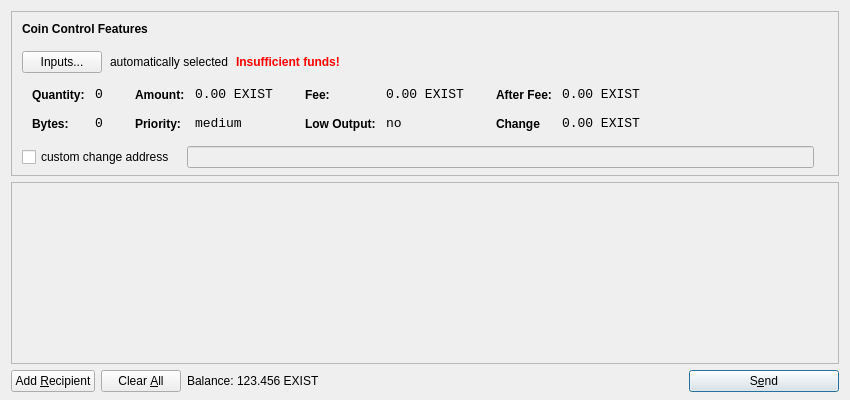
<?xml version="1.0" encoding="UTF-8"?>
<ui version="4.0">
 <class>SendCoinsDialog</class>
 <widget class="QDialog" name="SendCoinsDialog">
  <property name="geometry">
   <rect>
    <x>0</x>
    <y>0</y>
    <width>850</width>
    <height>400</height>
   </rect>
  </property>
  <property name="windowTitle">
   <string>Send Coins</string>
  </property>
  <layout class="QVBoxLayout" name="verticalLayout" stretch="0,1,0">
   <property name="bottomMargin">
    <number>8</number>
   </property>
   <item>
    <widget class="QFrame" name="frameCoinControl">
     <property name="sizePolicy">
      <sizepolicy hsizetype="Expanding" vsizetype="Expanding">
       <horstretch>0</horstretch>
       <verstretch>0</verstretch>
      </sizepolicy>
     </property>
     <property name="maximumSize">
      <size>
       <width>16777215</width>
       <height>16777215</height>
      </size>
     </property>
     <property name="frameShape">
      <enum>QFrame::StyledPanel</enum>
     </property>
     <property name="frameShadow">
      <enum>QFrame::Sunken</enum>
     </property>
     <layout class="QVBoxLayout" name="verticalLayoutCoinControl2">
      <property name="spacing">
       <number>-1</number>
      </property>
      <property name="leftMargin">
       <number>0</number>
      </property>
      <property name="topMargin">
       <number>0</number>
      </property>
      <property name="rightMargin">
       <number>0</number>
      </property>
      <property name="bottomMargin">
       <number>6</number>
      </property>
      <item>
       <layout class="QVBoxLayout" name="verticalLayoutCoinControl" stretch="0,0,0,0,1">
        <property name="spacing">
         <number>0</number>
        </property>
        <property name="leftMargin">
         <number>10</number>
        </property>
        <property name="topMargin">
         <number>10</number>
        </property>
        <item>
         <layout class="QHBoxLayout" name="horizontalLayoutCoinControl1">
          <property name="bottomMargin">
           <number>15</number>
          </property>
          <item>
           <widget class="QLabel" name="labelCoinControlFeatures">
            <property name="sizePolicy">
             <sizepolicy hsizetype="Preferred" vsizetype="Maximum">
              <horstretch>0</horstretch>
              <verstretch>0</verstretch>
             </sizepolicy>
            </property>
            <property name="font">
             <font>
              <weight>75</weight>
              <bold>true</bold>
             </font>
            </property>
            <property name="styleSheet">
             <string notr="true">font-weight:bold;</string>
            </property>
            <property name="text">
             <string>Coin Control Features</string>
            </property>
           </widget>
          </item>
         </layout>
        </item>
        <item>
         <layout class="QHBoxLayout" name="horizontalLayoutCoinControl2" stretch="0,0,0,0">
          <property name="spacing">
           <number>8</number>
          </property>
          <property name="bottomMargin">
           <number>10</number>
          </property>
          <item>
           <widget class="QPushButton" name="pushButtonCoinControl">
            <property name="styleSheet">
             <string notr="true"/>
            </property>
            <property name="text">
             <string>Inputs...</string>
            </property>
           </widget>
          </item>
          <item>
           <widget class="QLabel" name="labelCoinControlAutomaticallySelected">
            <property name="text">
             <string>automatically selected</string>
            </property>
            <property name="margin">
             <number>5</number>
            </property>
           </widget>
          </item>
          <item>
           <widget class="QLabel" name="labelCoinControlInsuffFunds">
            <property name="font">
             <font>
              <weight>75</weight>
              <bold>true</bold>
             </font>
            </property>
            <property name="styleSheet">
             <string notr="true">color:red;font-weight:bold;</string>
            </property>
            <property name="text">
             <string>Insufficient funds!</string>
            </property>
            <property name="margin">
             <number>5</number>
            </property>
           </widget>
          </item>
          <item>
           <spacer name="horizontalSpacerCoinControl">
            <property name="orientation">
             <enum>Qt::Horizontal</enum>
            </property>
            <property name="sizeHint" stdset="0">
             <size>
              <width>40</width>
              <height>1</height>
             </size>
            </property>
           </spacer>
          </item>
         </layout>
        </item>
        <item>
         <widget class="QWidget" name="widgetCoinControl" native="true">
          <property name="sizePolicy">
           <sizepolicy hsizetype="Preferred" vsizetype="Preferred">
            <horstretch>0</horstretch>
            <verstretch>0</verstretch>
           </sizepolicy>
          </property>
          <property name="minimumSize">
           <size>
            <width>0</width>
            <height>0</height>
           </size>
          </property>
          <property name="styleSheet">
           <string notr="true"/>
          </property>
          <layout class="QHBoxLayout" name="horizontalLayoutCoinControl5">
           <property name="margin">
            <number>0</number>
           </property>
           <item>
            <layout class="QHBoxLayout" name="horizontalLayoutCoinControl3" stretch="0,0,0,1">
             <property name="spacing">
              <number>20</number>
             </property>
             <property name="topMargin">
              <number>0</number>
             </property>
             <property name="bottomMargin">
              <number>10</number>
             </property>
             <item>
              <layout class="QFormLayout" name="formLayoutCoinControl1">
               <property name="horizontalSpacing">
                <number>10</number>
               </property>
               <property name="verticalSpacing">
                <number>14</number>
               </property>
               <property name="leftMargin">
                <number>10</number>
               </property>
               <property name="topMargin">
                <number>4</number>
               </property>
               <property name="rightMargin">
                <number>6</number>
               </property>
               <item row="0" column="0">
                <widget class="QLabel" name="labelCoinControlQuantityText">
                 <property name="styleSheet">
                  <string notr="true">font-weight:bold;</string>
                 </property>
                 <property name="text">
                  <string>Quantity:</string>
                 </property>
                 <property name="margin">
                  <number>0</number>
                 </property>
                </widget>
               </item>
               <item row="0" column="1">
                <widget class="QLabel" name="labelCoinControlQuantity">
                 <property name="font">
                  <font>
                   <family>Monospace</family>
                   <pointsize>10</pointsize>
                  </font>
                 </property>
                 <property name="cursor">
                  <cursorShape>IBeamCursor</cursorShape>
                 </property>
                 <property name="contextMenuPolicy">
                  <enum>Qt::ActionsContextMenu</enum>
                 </property>
                 <property name="text">
                  <string>0</string>
                 </property>
                 <property name="margin">
                  <number>0</number>
                 </property>
                 <property name="textInteractionFlags">
                  <set>Qt::LinksAccessibleByMouse|Qt::TextSelectableByKeyboard|Qt::TextSelectableByMouse</set>
                 </property>
                </widget>
               </item>
               <item row="1" column="0">
                <widget class="QLabel" name="labelCoinControlBytesText">
                 <property name="styleSheet">
                  <string notr="true">font-weight:bold;</string>
                 </property>
                 <property name="text">
                  <string>Bytes:</string>
                 </property>
                </widget>
               </item>
               <item row="1" column="1">
                <widget class="QLabel" name="labelCoinControlBytes">
                 <property name="font">
                  <font>
                   <family>Monospace</family>
                   <pointsize>10</pointsize>
                  </font>
                 </property>
                 <property name="cursor">
                  <cursorShape>IBeamCursor</cursorShape>
                 </property>
                 <property name="contextMenuPolicy">
                  <enum>Qt::ActionsContextMenu</enum>
                 </property>
                 <property name="text">
                  <string>0</string>
                 </property>
                 <property name="textInteractionFlags">
                  <set>Qt::LinksAccessibleByMouse|Qt::TextSelectableByKeyboard|Qt::TextSelectableByMouse</set>
                 </property>
                </widget>
               </item>
              </layout>
             </item>
             <item>
              <layout class="QFormLayout" name="formLayoutCoinControl2">
               <property name="horizontalSpacing">
                <number>10</number>
               </property>
               <property name="verticalSpacing">
                <number>14</number>
               </property>
               <property name="leftMargin">
                <number>6</number>
               </property>
               <property name="topMargin">
                <number>4</number>
               </property>
               <property name="rightMargin">
                <number>6</number>
               </property>
               <item row="0" column="0">
                <widget class="QLabel" name="labelCoinControlAmountText">
                 <property name="styleSheet">
                  <string notr="true">font-weight:bold;</string>
                 </property>
                 <property name="text">
                  <string>Amount:</string>
                 </property>
                 <property name="margin">
                  <number>0</number>
                 </property>
                </widget>
               </item>
               <item row="0" column="1">
                <widget class="QLabel" name="labelCoinControlAmount">
                 <property name="font">
                  <font>
                   <family>Monospace</family>
                   <pointsize>10</pointsize>
                  </font>
                 </property>
                 <property name="cursor">
                  <cursorShape>IBeamCursor</cursorShape>
                 </property>
                 <property name="contextMenuPolicy">
                  <enum>Qt::ActionsContextMenu</enum>
                 </property>
                 <property name="text">
                  <string>0.00 EXIST</string>
                 </property>
                 <property name="textInteractionFlags">
                  <set>Qt::LinksAccessibleByMouse|Qt::TextSelectableByKeyboard|Qt::TextSelectableByMouse</set>
                 </property>
                </widget>
               </item>
               <item row="1" column="0">
                <widget class="QLabel" name="labelCoinControlPriorityText">
                 <property name="styleSheet">
                  <string notr="true">font-weight:bold;</string>
                 </property>
                 <property name="text">
                  <string>Priority:</string>
                 </property>
                </widget>
               </item>
               <item row="1" column="1">
                <widget class="QLabel" name="labelCoinControlPriority">
                 <property name="font">
                  <font>
                   <family>Monospace</family>
                   <pointsize>10</pointsize>
                  </font>
                 </property>
                 <property name="cursor">
                  <cursorShape>IBeamCursor</cursorShape>
                 </property>
                 <property name="contextMenuPolicy">
                  <enum>Qt::ActionsContextMenu</enum>
                 </property>
                 <property name="text">
                  <string>medium</string>
                 </property>
                 <property name="textInteractionFlags">
                  <set>Qt::LinksAccessibleByMouse|Qt::TextSelectableByKeyboard|Qt::TextSelectableByMouse</set>
                 </property>
                </widget>
               </item>
              </layout>
             </item>
             <item>
              <layout class="QFormLayout" name="formLayoutCoinControl3">
               <property name="horizontalSpacing">
                <number>10</number>
               </property>
               <property name="verticalSpacing">
                <number>14</number>
               </property>
               <property name="leftMargin">
                <number>6</number>
               </property>
               <property name="topMargin">
                <number>4</number>
               </property>
               <property name="rightMargin">
                <number>6</number>
               </property>
               <item row="0" column="0">
                <widget class="QLabel" name="labelCoinControlFeeText">
                 <property name="styleSheet">
                  <string notr="true">font-weight:bold;</string>
                 </property>
                 <property name="text">
                  <string>Fee:</string>
                 </property>
                 <property name="margin">
                  <number>0</number>
                 </property>
                </widget>
               </item>
               <item row="0" column="1">
                <widget class="QLabel" name="labelCoinControlFee">
                 <property name="font">
                  <font>
                   <family>Monospace</family>
                   <pointsize>10</pointsize>
                  </font>
                 </property>
                 <property name="cursor">
                  <cursorShape>IBeamCursor</cursorShape>
                 </property>
                 <property name="contextMenuPolicy">
                  <enum>Qt::ActionsContextMenu</enum>
                 </property>
                 <property name="text">
                  <string>0.00 EXIST</string>
                 </property>
                 <property name="textInteractionFlags">
                  <set>Qt::LinksAccessibleByMouse|Qt::TextSelectableByKeyboard|Qt::TextSelectableByMouse</set>
                 </property>
                </widget>
               </item>
               <item row="1" column="0">
                <widget class="QLabel" name="labelCoinControlLowOutputText">
                 <property name="styleSheet">
                  <string notr="true">font-weight:bold;</string>
                 </property>
                 <property name="text">
                  <string>Low Output:</string>
                 </property>
                </widget>
               </item>
               <item row="1" column="1">
                <widget class="QLabel" name="labelCoinControlLowOutput">
                 <property name="font">
                  <font>
                   <family>Monospace</family>
                   <pointsize>10</pointsize>
                  </font>
                 </property>
                 <property name="cursor">
                  <cursorShape>IBeamCursor</cursorShape>
                 </property>
                 <property name="contextMenuPolicy">
                  <enum>Qt::ActionsContextMenu</enum>
                 </property>
                 <property name="text">
                  <string>no</string>
                 </property>
                 <property name="textInteractionFlags">
                  <set>Qt::LinksAccessibleByMouse|Qt::TextSelectableByKeyboard|Qt::TextSelectableByMouse</set>
                 </property>
                </widget>
               </item>
              </layout>
             </item>
             <item>
              <layout class="QFormLayout" name="formLayoutCoinControl4">
               <property name="horizontalSpacing">
                <number>10</number>
               </property>
               <property name="verticalSpacing">
                <number>14</number>
               </property>
               <property name="leftMargin">
                <number>6</number>
               </property>
               <property name="topMargin">
                <number>4</number>
               </property>
               <property name="rightMargin">
                <number>6</number>
               </property>
               <item row="0" column="0">
                <widget class="QLabel" name="labelCoinControlAfterFeeText">
                 <property name="styleSheet">
                  <string notr="true">font-weight:bold;</string>
                 </property>
                 <property name="text">
                  <string>After Fee:</string>
                 </property>
                 <property name="margin">
                  <number>0</number>
                 </property>
                </widget>
               </item>
               <item row="0" column="1">
                <widget class="QLabel" name="labelCoinControlAfterFee">
                 <property name="font">
                  <font>
                   <family>Monospace</family>
                   <pointsize>10</pointsize>
                  </font>
                 </property>
                 <property name="cursor">
                  <cursorShape>IBeamCursor</cursorShape>
                 </property>
                 <property name="contextMenuPolicy">
                  <enum>Qt::ActionsContextMenu</enum>
                 </property>
                 <property name="text">
                  <string>0.00 EXIST</string>
                 </property>
                 <property name="textInteractionFlags">
                  <set>Qt::LinksAccessibleByMouse|Qt::TextSelectableByKeyboard|Qt::TextSelectableByMouse</set>
                 </property>
                </widget>
               </item>
               <item row="1" column="0">
                <widget class="QLabel" name="labelCoinControlChangeText">
                 <property name="styleSheet">
                  <string notr="true">font-weight:bold;</string>
                 </property>
                 <property name="text">
                  <string>Change</string>
                 </property>
                </widget>
               </item>
               <item row="1" column="1">
                <widget class="QLabel" name="labelCoinControlChange">
                 <property name="font">
                  <font>
                   <family>Monospace</family>
                   <pointsize>10</pointsize>
                  </font>
                 </property>
                 <property name="cursor">
                  <cursorShape>IBeamCursor</cursorShape>
                 </property>
                 <property name="contextMenuPolicy">
                  <enum>Qt::ActionsContextMenu</enum>
                 </property>
                 <property name="text">
                  <string>0.00 EXIST</string>
                 </property>
                 <property name="textInteractionFlags">
                  <set>Qt::LinksAccessibleByMouse|Qt::TextSelectableByKeyboard|Qt::TextSelectableByMouse</set>
                 </property>
                </widget>
               </item>
              </layout>
             </item>
            </layout>
           </item>
          </layout>
         </widget>
        </item>
        <item>
         <layout class="QHBoxLayout" name="horizontalLayoutCoinControl4" stretch="0,0,0">
          <property name="spacing">
           <number>12</number>
          </property>
          <property name="sizeConstraint">
           <enum>QLayout::SetDefaultConstraint</enum>
          </property>
          <property name="topMargin">
           <number>5</number>
          </property>
          <property name="rightMargin">
           <number>5</number>
          </property>
          <item>
           <widget class="QCheckBox" name="checkBoxCoinControlChange">
            <property name="text">
             <string>custom change address</string>
            </property>
           </widget>
          </item>
          <item>
           <widget class="QLineEdit" name="lineEditCoinControlChange">
            <property name="enabled">
             <bool>false</bool>
            </property>
            <property name="sizePolicy">
             <sizepolicy hsizetype="Expanding" vsizetype="Fixed">
              <horstretch>0</horstretch>
              <verstretch>0</verstretch>
             </sizepolicy>
            </property>
           </widget>
          </item>
          <item>
           <widget class="QLabel" name="labelCoinControlChangeLabel">
            <property name="sizePolicy">
             <sizepolicy hsizetype="Preferred" vsizetype="Expanding">
              <horstretch>0</horstretch>
              <verstretch>0</verstretch>
             </sizepolicy>
            </property>
            <property name="minimumSize">
             <size>
              <width>0</width>
              <height>0</height>
             </size>
            </property>
            <property name="text">
             <string/>
            </property>
            <property name="margin">
             <number>3</number>
            </property>
           </widget>
          </item>
         </layout>
        </item>
        <item>
         <spacer name="verticalSpacerCoinControl">
          <property name="orientation">
           <enum>Qt::Vertical</enum>
          </property>
          <property name="sizeHint" stdset="0">
           <size>
            <width>800</width>
            <height>1</height>
           </size>
          </property>
         </spacer>
        </item>
       </layout>
      </item>
     </layout>
    </widget>
   </item>
   <item>
    <widget class="QScrollArea" name="scrollArea">
     <property name="widgetResizable">
      <bool>true</bool>
     </property>
     <widget class="QWidget" name="scrollAreaWidgetContents">
      <property name="geometry">
       <rect>
        <x>0</x>
        <y>0</y>
        <width>830</width>
        <height>165</height>
       </rect>
      </property>
      <layout class="QVBoxLayout" name="verticalLayout_2">
       <property name="margin">
        <number>0</number>
       </property>
       <item>
        <layout class="QVBoxLayout" name="entries">
         <property name="spacing">
          <number>6</number>
         </property>
        </layout>
       </item>
       <item>
        <spacer name="verticalSpacer">
         <property name="orientation">
          <enum>Qt::Vertical</enum>
         </property>
         <property name="sizeHint" stdset="0">
          <size>
           <width>20</width>
           <height>40</height>
          </size>
         </property>
        </spacer>
       </item>
      </layout>
     </widget>
    </widget>
   </item>
   <item>
    <layout class="QHBoxLayout" name="horizontalLayout">
     <item>
      <widget class="QPushButton" name="addButton">
       <property name="toolTip">
        <string>Send to multiple recipients at once</string>
       </property>
       <property name="text">
        <string>Add &amp;Recipient</string>
       </property>
       <property name="icon">
        <iconset resource="../bitcoin.qrc">
         <normaloff>:/icons/add</normaloff>:/icons/add</iconset>
       </property>
       <property name="autoDefault">
        <bool>false</bool>
       </property>
      </widget>
     </item>
     <item>
      <widget class="QPushButton" name="clearButton">
       <property name="sizePolicy">
        <sizepolicy hsizetype="Minimum" vsizetype="Fixed">
         <horstretch>0</horstretch>
         <verstretch>0</verstretch>
        </sizepolicy>
       </property>
       <property name="toolTip">
        <string>Remove all transaction fields</string>
       </property>
       <property name="text">
        <string>Clear &amp;All</string>
       </property>
       <property name="icon">
        <iconset resource="../bitcoin.qrc">
         <normaloff>:/icons/remove</normaloff>:/icons/remove</iconset>
       </property>
       <property name="autoRepeatDelay">
        <number>300</number>
       </property>
       <property name="autoDefault">
        <bool>false</bool>
       </property>
      </widget>
     </item>
     <item>
      <layout class="QHBoxLayout" name="horizontalLayout_2">
       <property name="spacing">
        <number>3</number>
       </property>
       <item>
        <widget class="QLabel" name="label">
         <property name="sizePolicy">
          <sizepolicy hsizetype="Preferred" vsizetype="Fixed">
           <horstretch>0</horstretch>
           <verstretch>0</verstretch>
          </sizepolicy>
         </property>
         <property name="text">
          <string>Balance:</string>
         </property>
        </widget>
       </item>
       <item>
        <widget class="QLabel" name="labelBalance">
         <property name="sizePolicy">
          <sizepolicy hsizetype="Preferred" vsizetype="Fixed">
           <horstretch>0</horstretch>
           <verstretch>0</verstretch>
          </sizepolicy>
         </property>
         <property name="cursor">
          <cursorShape>IBeamCursor</cursorShape>
         </property>
         <property name="text">
          <string>123.456 EXIST</string>
         </property>
         <property name="textInteractionFlags">
          <set>Qt::LinksAccessibleByMouse|Qt::TextSelectableByKeyboard|Qt::TextSelectableByMouse</set>
         </property>
        </widget>
       </item>
      </layout>
     </item>
     <item>
      <spacer name="horizontalSpacer">
       <property name="orientation">
        <enum>Qt::Horizontal</enum>
       </property>
       <property name="sizeHint" stdset="0">
        <size>
         <width>40</width>
         <height>20</height>
        </size>
       </property>
      </spacer>
     </item>
     <item>
      <widget class="QPushButton" name="sendButton">
       <property name="minimumSize">
        <size>
         <width>150</width>
         <height>0</height>
        </size>
       </property>
       <property name="toolTip">
        <string>Confirm the send action</string>
       </property>
       <property name="text">
        <string>S&amp;end</string>
       </property>
       <property name="icon">
        <iconset resource="../bitcoin.qrc">
         <normaloff>:/icons/send</normaloff>:/icons/send</iconset>
       </property>
       <property name="default">
        <bool>true</bool>
       </property>
      </widget>
     </item>
    </layout>
   </item>
  </layout>
 </widget>
 <resources>
  <include location="../bitcoin.qrc"/>
 </resources>
 <connections/>
</ui>
